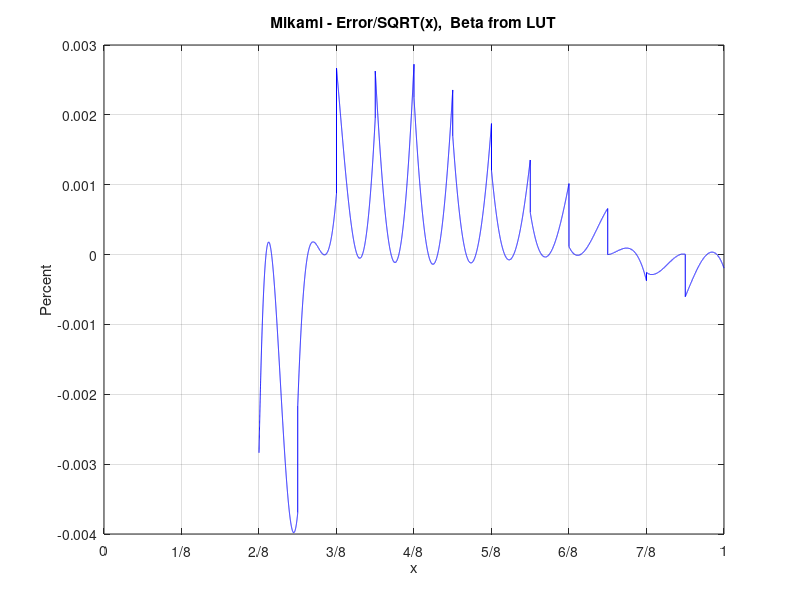

Reproduce this figure in MATLAB.
%  MATLAB code in conjunction with:
% 
%     M. Allie and R. Lyons, "A Root of Less Evil", IEEE Signal 
%     Processing Magazine, DSP Tips & Tricks column, Vol. 22,
%     No. 2, March 2005. 
%
%  Models the Nonlinear IIR Filter (NIIRF) square root algorithm
%  from Reference [1] in the above article.
%
%    The acceleration factor "Beta" is found from a 
%    look-up table.
%

clear
NumPts = 32768;  % Change to 16384 for Student version of MATLAB;
x=[0.25:1/NumPts:1];
P0 = 2/3*x+.354167;
for i=[1:length(x)]
    if ((x(i)>=0.25) & (x(i)<0.3125))
        Beta(i) = 0.961914;
    elseif ((x(i)>=0.3125) & (x(i)<0.375))
        Beta(i) = .840332;
    elseif ((x(i)>=0.375) & (x(i)<0.4375))
        Beta(i) = .782715;
    elseif ((x(i)>=0.4375) & (x(i)<0.5))
        Beta(i) = .734869;
    elseif ((x(i)>=0.5) & (x(i)<0.5625))
        Beta(i) = .691406;
    elseif ((x(i)>=0.5625) & (x(i)<0.625))
        Beta(i) = .654297;
    elseif ((x(i)>=0.625) & (x(i)<0.6875))
        Beta(i) = .622070;
    elseif ((x(i)>=0.6875) & (x(i)<0.75))
        Beta(i) = .595215;
    elseif ((x(i)>=0.75) & (x(i)<0.8125))
        Beta(i) = .573731;
    elseif ((x(i)>=0.8125) & (x(i)<0.875))
        Beta(i) = .556152;
    elseif ((x(i)>=0.875) & (x(i)<0.9375))
        Beta(i) = .516113;
    elseif ((x(i)>=0.9375) & (x(i)<=1.0))
        Beta(i) = .502930;
    end
end
P1 = Beta.*(x-(P0.*P0))+P0;
P2 = Beta.*(x-(P1.*P1))+P1;

er=sqrt(x)-P2;
per=er./sqrt(x);
s_per=per*per';
ms_per=s_per/length(x);

ter=sqrt(x)-P1;
tper=ter./sqrt(x);
ts_per=tper*tper';
tms_per=ts_per/length(x);

figure(1)
plot(x,per*100,'b')
grid on
title('Mikami - Error/SQRT(x),  Beta from LUT');
xlabel('x')
ylabel('Percent')
v=axis;
axis([0,1,v(3),v(4)]);
set(gca,'xtick',[0,2/16,4/16,6/16,8/16,10/16,12/16,14/16,16/16,]);
set(gca,'XTickLabel',{'0','1/8','2/8','3/8','4/8','5/8','6/8','7/8 ','1',});

disp(sprintf(' Floating Mikami Algorithm 2 iterations: Values in percent except mse'))
disp(sprintf(' Mean Squared Error = %e     Maximum Error = %e',ms_per,max(abs(per)*100)))
disp(sprintf(' Average Error = %e     Variance = %e',mean(abs(per))*100, std(per*100)^2))
disp(' ')
disp(sprintf(' Floating Mikami Algorithm 1 iteration: Values in percent except mse'))
disp(sprintf(' Mean Squared Error = %e     Maximum Error = %e',tms_per,max(abs(tper)*100)))
disp(sprintf(' Average Error = %e     Variance = %e',mean(abs(tper))*100, std(tper*100)^2))


